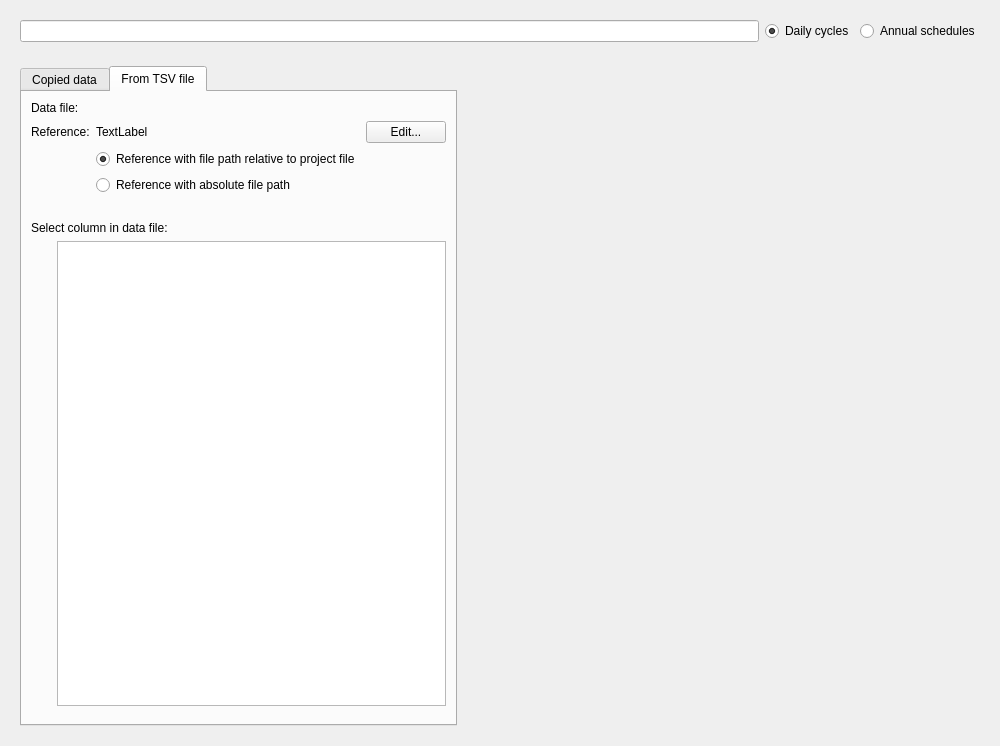
<?xml version="1.0" encoding="UTF-8"?>
<ui version="4.0">
 <class>SVDBScheduleEditWidget</class>
 <widget class="QWidget" name="SVDBScheduleEditWidget">
  <property name="geometry">
   <rect>
    <x>0</x>
    <y>0</y>
    <width>1000</width>
    <height>746</height>
   </rect>
  </property>
  <property name="minimumSize">
   <size>
    <width>1000</width>
    <height>0</height>
   </size>
  </property>
  <property name="windowTitle">
   <string>Form</string>
  </property>
  <layout class="QVBoxLayout" name="verticalLayoutMaster">
   <item>
    <widget class="QWidget" name="widgetPeriod" native="true">
     <layout class="QHBoxLayout" name="horizontalLayout_4">
      <item>
       <widget class="QtExt::LanguageStringEditWidget1" name="lineEditName"/>
      </item>
      <item>
       <widget class="QRadioButton" name="radioButtonDailyCycles">
        <property name="text">
         <string>Daily cycles</string>
        </property>
        <property name="checked">
         <bool>true</bool>
        </property>
       </widget>
      </item>
      <item>
       <widget class="QRadioButton" name="radioButtonAnnualSchedules">
        <property name="text">
         <string>Annual schedules</string>
        </property>
       </widget>
      </item>
     </layout>
    </widget>
   </item>
   <item>
    <widget class="QStackedWidget" name="stackedWidget">
     <property name="currentIndex">
      <number>1</number>
     </property>
     <widget class="QWidget" name="pageDailyCycle">
      <layout class="QVBoxLayout" name="verticalLayout_2">
       <item>
        <layout class="QGridLayout" name="gridLayout_4">
         <item row="0" column="0">
          <widget class="QLabel" name="label_2">
           <property name="text">
            <string>Periods</string>
           </property>
          </widget>
         </item>
         <item row="1" column="0">
          <widget class="QTableWidget" name="tableWidgetPeriods">
           <property name="sizePolicy">
            <sizepolicy hsizetype="Preferred" vsizetype="Expanding">
             <horstretch>0</horstretch>
             <verstretch>0</verstretch>
            </sizepolicy>
           </property>
           <property name="alternatingRowColors">
            <bool>true</bool>
           </property>
           <property name="selectionMode">
            <enum>QAbstractItemView::SingleSelection</enum>
           </property>
           <property name="selectionBehavior">
            <enum>QAbstractItemView::SelectRows</enum>
           </property>
           <attribute name="horizontalHeaderStretchLastSection">
            <bool>true</bool>
           </attribute>
           <attribute name="verticalHeaderVisible">
            <bool>false</bool>
           </attribute>
          </widget>
         </item>
         <item row="1" column="1">
          <widget class="QwtPlot" name="plotWidget" native="true">
           <property name="sizePolicy">
            <sizepolicy hsizetype="Expanding" vsizetype="Expanding">
             <horstretch>0</horstretch>
             <verstretch>0</verstretch>
            </sizepolicy>
           </property>
          </widget>
         </item>
         <item row="2" column="0">
          <layout class="QHBoxLayout" name="horizontalLayout_2">
           <item>
            <widget class="QToolButton" name="toolButtonAddPeriod">
             <property name="icon">
              <iconset resource="../resources/SIM-VICUS.qrc">
               <normaloff>:/gfx/actions/24x24/plus.png</normaloff>:/gfx/actions/24x24/plus.png</iconset>
             </property>
             <property name="iconSize">
              <size>
               <width>24</width>
               <height>24</height>
              </size>
             </property>
            </widget>
           </item>
           <item>
            <widget class="QToolButton" name="toolButtonCopyPeriod">
             <property name="icon">
              <iconset resource="../resources/SIM-VICUS.qrc">
               <normaloff>:/gfx/actions/24x24/editcopy.png</normaloff>:/gfx/actions/24x24/editcopy.png</iconset>
             </property>
             <property name="iconSize">
              <size>
               <width>24</width>
               <height>24</height>
              </size>
             </property>
            </widget>
           </item>
           <item>
            <widget class="QToolButton" name="toolButtonRemovePeriode">
             <property name="icon">
              <iconset resource="../resources/SIM-VICUS.qrc">
               <normaloff>:/gfx/actions/24x24/minus.png</normaloff>:/gfx/actions/24x24/minus.png</iconset>
             </property>
             <property name="iconSize">
              <size>
               <width>24</width>
               <height>24</height>
              </size>
             </property>
            </widget>
           </item>
           <item>
            <spacer name="horizontalSpacer">
             <property name="orientation">
              <enum>Qt::Horizontal</enum>
             </property>
             <property name="sizeType">
              <enum>QSizePolicy::Preferred</enum>
             </property>
             <property name="sizeHint" stdset="0">
              <size>
               <width>40</width>
               <height>30</height>
              </size>
             </property>
            </spacer>
           </item>
          </layout>
         </item>
         <item row="2" column="1">
          <layout class="QHBoxLayout" name="horizontalLayout_3">
           <item>
            <widget class="QLabel" name="label">
             <property name="text">
              <string>Interpolation:</string>
             </property>
            </widget>
           </item>
           <item>
            <widget class="QRadioButton" name="radioButtonLinear">
             <property name="text">
              <string>linear</string>
             </property>
             <property name="checked">
              <bool>true</bool>
             </property>
            </widget>
           </item>
           <item>
            <widget class="QRadioButton" name="radioButtonConstant">
             <property name="text">
              <string>constant</string>
             </property>
            </widget>
           </item>
           <item>
            <spacer name="horizontalSpacer_4">
             <property name="orientation">
              <enum>Qt::Horizontal</enum>
             </property>
             <property name="sizeHint" stdset="0">
              <size>
               <width>40</width>
               <height>20</height>
              </size>
             </property>
            </spacer>
           </item>
          </layout>
         </item>
        </layout>
       </item>
       <item>
        <widget class="QGroupBox" name="groupBoxDailyCycle">
         <property name="title">
          <string>Daily schedule</string>
         </property>
         <layout class="QGridLayout" name="gridLayout_2">
          <item row="0" column="0">
           <widget class="QWidget" name="widgetDailyCycleAndDayTypes" native="true">
            <layout class="QGridLayout" name="gridLayout_3" columnstretch="1,0,0">
             <property name="leftMargin">
              <number>0</number>
             </property>
             <property name="topMargin">
              <number>0</number>
             </property>
             <property name="rightMargin">
              <number>0</number>
             </property>
             <property name="bottomMargin">
              <number>0</number>
             </property>
             <item row="0" column="2">
              <widget class="QWidget" name="widgetDayTypes" native="true">
               <layout class="QVBoxLayout" name="verticalLayout">
                <item>
                 <widget class="QLabel" name="label_4">
                  <property name="text">
                   <string>Day types</string>
                  </property>
                 </widget>
                </item>
                <item>
                 <widget class="QCheckBox" name="checkBoxMonday">
                  <property name="text">
                   <string>Monday</string>
                  </property>
                 </widget>
                </item>
                <item>
                 <widget class="QCheckBox" name="checkBoxTuesday">
                  <property name="text">
                   <string>Tuesday</string>
                  </property>
                 </widget>
                </item>
                <item>
                 <widget class="QCheckBox" name="checkBoxWednesday">
                  <property name="text">
                   <string>Wednesday</string>
                  </property>
                 </widget>
                </item>
                <item>
                 <widget class="QCheckBox" name="checkBoxThursday">
                  <property name="text">
                   <string>Thursday</string>
                  </property>
                 </widget>
                </item>
                <item>
                 <widget class="QCheckBox" name="checkBoxFriday">
                  <property name="text">
                   <string>Friday</string>
                  </property>
                 </widget>
                </item>
                <item>
                 <widget class="Line" name="line">
                  <property name="orientation">
                   <enum>Qt::Horizontal</enum>
                  </property>
                 </widget>
                </item>
                <item>
                 <widget class="QCheckBox" name="checkBoxSaturday">
                  <property name="text">
                   <string>Saturday</string>
                  </property>
                 </widget>
                </item>
                <item>
                 <widget class="QCheckBox" name="checkBoxSunday">
                  <property name="text">
                   <string>Sunday</string>
                  </property>
                  <property name="checkable">
                   <bool>true</bool>
                  </property>
                  <property name="checked">
                   <bool>false</bool>
                  </property>
                  <property name="tristate">
                   <bool>false</bool>
                  </property>
                 </widget>
                </item>
                <item>
                 <widget class="Line" name="line_2">
                  <property name="orientation">
                   <enum>Qt::Horizontal</enum>
                  </property>
                 </widget>
                </item>
                <item>
                 <widget class="QCheckBox" name="checkBoxHoliday">
                  <property name="text">
                   <string>Holiday</string>
                  </property>
                 </widget>
                </item>
                <item>
                 <spacer name="verticalSpacer">
                  <property name="orientation">
                   <enum>Qt::Vertical</enum>
                  </property>
                  <property name="sizeHint" stdset="0">
                   <size>
                    <width>20</width>
                    <height>40</height>
                   </size>
                  </property>
                 </spacer>
                </item>
                <item>
                 <widget class="QPushButton" name="pushButtonSelectWeekDays">
                  <property name="text">
                   <string>Select all week days</string>
                  </property>
                 </widget>
                </item>
                <item>
                 <widget class="QPushButton" name="pushButtonSelectWeekEnds">
                  <property name="text">
                   <string>Select all week end days</string>
                  </property>
                 </widget>
                </item>
                <item>
                 <widget class="Line" name="line_5">
                  <property name="orientation">
                   <enum>Qt::Horizontal</enum>
                  </property>
                 </widget>
                </item>
                <item>
                 <layout class="QHBoxLayout" name="horizontalLayout">
                  <item>
                   <spacer name="horizontalSpacer_2">
                    <property name="orientation">
                     <enum>Qt::Horizontal</enum>
                    </property>
                    <property name="sizeHint" stdset="0">
                     <size>
                      <width>17</width>
                      <height>30</height>
                     </size>
                    </property>
                   </spacer>
                  </item>
                  <item>
                   <widget class="QToolButton" name="toolButtonBackward">
                    <property name="icon">
                     <iconset resource="../resources/qdarkstyle/style.qrc">
                      <normaloff>:/qss_icons/rc/arrow_left_focus.png</normaloff>:/qss_icons/rc/arrow_left_focus.png</iconset>
                    </property>
                    <property name="iconSize">
                     <size>
                      <width>24</width>
                      <height>24</height>
                     </size>
                    </property>
                   </widget>
                  </item>
                  <item>
                   <widget class="QToolButton" name="toolButtonForward">
                    <property name="icon">
                     <iconset resource="../resources/qdarkstyle/style.qrc">
                      <normaloff>:/qss_icons/rc/arrow_right_focus.png</normaloff>:/qss_icons/rc/arrow_right_focus.png</iconset>
                    </property>
                    <property name="iconSize">
                     <size>
                      <width>24</width>
                      <height>24</height>
                     </size>
                    </property>
                   </widget>
                  </item>
                  <item>
                   <widget class="QToolButton" name="toolButtonAddCurrentDailyCycle">
                    <property name="icon">
                     <iconset resource="../resources/SIM-VICUS.qrc">
                      <normaloff>:/gfx/actions/24x24/plus.png</normaloff>:/gfx/actions/24x24/plus.png</iconset>
                    </property>
                    <property name="iconSize">
                     <size>
                      <width>24</width>
                      <height>24</height>
                     </size>
                    </property>
                   </widget>
                  </item>
                  <item>
                   <widget class="QToolButton" name="toolButtonDeleteCurrentDailyCycle">
                    <property name="icon">
                     <iconset resource="../resources/SIM-VICUS.qrc">
                      <normaloff>:/gfx/actions/24x24/minus.png</normaloff>:/gfx/actions/24x24/minus.png</iconset>
                    </property>
                    <property name="iconSize">
                     <size>
                      <width>24</width>
                      <height>24</height>
                     </size>
                    </property>
                   </widget>
                  </item>
                  <item>
                   <spacer name="horizontalSpacer_3">
                    <property name="orientation">
                     <enum>Qt::Horizontal</enum>
                    </property>
                    <property name="sizeHint" stdset="0">
                     <size>
                      <width>17</width>
                      <height>30</height>
                     </size>
                    </property>
                   </spacer>
                  </item>
                 </layout>
                </item>
               </layout>
              </widget>
             </item>
             <item row="0" column="0">
              <widget class="SVDBScheduleDailyCycleEditWidget" name="widgetDailyCycle" native="true"/>
             </item>
             <item row="0" column="1">
              <widget class="Line" name="line_3">
               <property name="orientation">
                <enum>Qt::Vertical</enum>
               </property>
              </widget>
             </item>
            </layout>
           </widget>
          </item>
         </layout>
        </widget>
       </item>
      </layout>
     </widget>
     <widget class="QWidget" name="pageAnnualSchedule">
      <layout class="QHBoxLayout" name="horizontalLayout_5" stretch="0,1">
       <item>
        <widget class="QTabWidget" name="tabWidget">
         <property name="currentIndex">
          <number>1</number>
         </property>
         <widget class="QWidget" name="tab">
          <attribute name="title">
           <string>Copied data</string>
          </attribute>
          <layout class="QVBoxLayout" name="verticalLayout_4">
           <item>
            <widget class="QPushButton" name="pushButtonPasteAnnualDataFromClipboard">
             <property name="text">
              <string>Paste from clipboard</string>
             </property>
            </widget>
           </item>
           <item>
            <widget class="QTableWidget" name="tableWidgetCopiedSplineData"/>
           </item>
          </layout>
         </widget>
         <widget class="QWidget" name="tab_2">
          <attribute name="title">
           <string>From TSV file</string>
          </attribute>
          <layout class="QVBoxLayout" name="verticalLayout_3">
           <item>
            <layout class="QGridLayout" name="gridLayout_5">
             <item row="0" column="0">
              <widget class="QLabel" name="label_9">
               <property name="text">
                <string>Data file:</string>
               </property>
              </widget>
             </item>
             <item row="1" column="0">
              <widget class="QLabel" name="label_7">
               <property name="text">
                <string>Reference:</string>
               </property>
              </widget>
             </item>
             <item row="1" column="1">
              <widget class="QLabel" name="labelFileNameReference">
               <property name="sizePolicy">
                <sizepolicy hsizetype="Expanding" vsizetype="Preferred">
                 <horstretch>0</horstretch>
                 <verstretch>0</verstretch>
                </sizepolicy>
               </property>
               <property name="text">
                <string>TextLabel</string>
               </property>
              </widget>
             </item>
             <item row="1" column="2">
              <widget class="QPushButton" name="pushButtonEditAnnualDataInTexteditor">
               <property name="text">
                <string>Edit...</string>
               </property>
              </widget>
             </item>
             <item row="2" column="1">
              <widget class="QRadioButton" name="radioButtonRelativeFilePath">
               <property name="text">
                <string>Reference with file path relative to project file</string>
               </property>
               <property name="checked">
                <bool>true</bool>
               </property>
              </widget>
             </item>
             <item row="3" column="1">
              <widget class="QRadioButton" name="radioButtonAbsoluteFilePath">
               <property name="text">
                <string>Reference with absolute file path</string>
               </property>
              </widget>
             </item>
             <item row="0" column="1" colspan="2">
              <widget class="QtExt::BrowseFilenameWidget" name="filepathAnnualDataFile" native="true">
               <property name="sizePolicy">
                <sizepolicy hsizetype="Expanding" vsizetype="Preferred">
                 <horstretch>0</horstretch>
                 <verstretch>0</verstretch>
                </sizepolicy>
               </property>
               <property name="focusPolicy">
                <enum>Qt::StrongFocus</enum>
               </property>
              </widget>
             </item>
            </layout>
           </item>
           <item>
            <spacer name="verticalSpacer_9">
             <property name="orientation">
              <enum>Qt::Vertical</enum>
             </property>
             <property name="sizeType">
              <enum>QSizePolicy::Preferred</enum>
             </property>
             <property name="sizeHint" stdset="0">
              <size>
               <width>17</width>
               <height>20</height>
              </size>
             </property>
            </spacer>
           </item>
           <item>
            <widget class="QWidget" name="widgetColumnSelection" native="true">
             <layout class="QGridLayout" name="gridLayoutColumnSelection">
              <property name="leftMargin">
               <number>0</number>
              </property>
              <property name="topMargin">
               <number>0</number>
              </property>
              <property name="rightMargin">
               <number>0</number>
              </property>
              <item row="0" column="0" colspan="2">
               <widget class="QLabel" name="labelColumnSelection">
                <property name="text">
                 <string>Select column in data file:</string>
                </property>
               </widget>
              </item>
              <item row="1" column="0">
               <spacer name="verticalSpacerColumnSelection">
                <property name="orientation">
                 <enum>Qt::Vertical</enum>
                </property>
                <property name="sizeType">
                 <enum>QSizePolicy::Expanding</enum>
                </property>
                <property name="sizeHint" stdset="0">
                 <size>
                  <width>20</width>
                  <height>166</height>
                 </size>
                </property>
               </spacer>
              </item>
              <item row="1" column="1">
               <widget class="QListWidget" name="listWidgetColumnSelection">
                <property name="alternatingRowColors">
                 <bool>true</bool>
                </property>
                <property name="selectionMode">
                 <enum>QAbstractItemView::SingleSelection</enum>
                </property>
                <property name="selectionBehavior">
                 <enum>QAbstractItemView::SelectItems</enum>
                </property>
               </widget>
              </item>
             </layout>
            </widget>
           </item>
          </layout>
         </widget>
        </widget>
       </item>
       <item>
        <widget class="SVTimeSeriesPreviewWidget" name="widgetTimeSeriesPreview" native="true">
         <property name="sizePolicy">
          <sizepolicy hsizetype="Expanding" vsizetype="Expanding">
           <horstretch>0</horstretch>
           <verstretch>0</verstretch>
          </sizepolicy>
         </property>
         <property name="minimumSize">
          <size>
           <width>200</width>
           <height>200</height>
          </size>
         </property>
        </widget>
       </item>
      </layout>
     </widget>
    </widget>
   </item>
  </layout>
  <zorder>stackedWidget</zorder>
  <zorder>widgetPeriod</zorder>
 </widget>
 <customwidgets>
  <customwidget>
   <class>QtExt::BrowseFilenameWidget</class>
   <extends>QWidget</extends>
   <header>QtExt_BrowseFilenameWidget.h</header>
   <container>1</container>
   <slots>
    <signal>editingFinished()</signal>
   </slots>
  </customwidget>
  <customwidget>
   <class>QtExt::LanguageStringEditWidget1</class>
   <extends>QLineEdit</extends>
   <header location="global">QtExt_LanguageStringEditWidget1.h</header>
  </customwidget>
  <customwidget>
   <class>SVDBScheduleDailyCycleEditWidget</class>
   <extends>QWidget</extends>
   <header>SVDBScheduleDailyCycleEditWidget.h</header>
   <container>1</container>
  </customwidget>
  <customwidget>
   <class>QwtPlot</class>
   <extends>QWidget</extends>
   <header location="global">qwt_plot.h</header>
   <container>1</container>
  </customwidget>
  <customwidget>
   <class>SVTimeSeriesPreviewWidget</class>
   <extends>QWidget</extends>
   <header>SVTimeSeriesPreviewWidget.h</header>
   <container>1</container>
  </customwidget>
 </customwidgets>
 <resources>
  <include location="../resources/SIM-VICUS.qrc"/>
  <include location="../resources/qdarkstyle/style.qrc"/>
 </resources>
 <connections/>
</ui>
